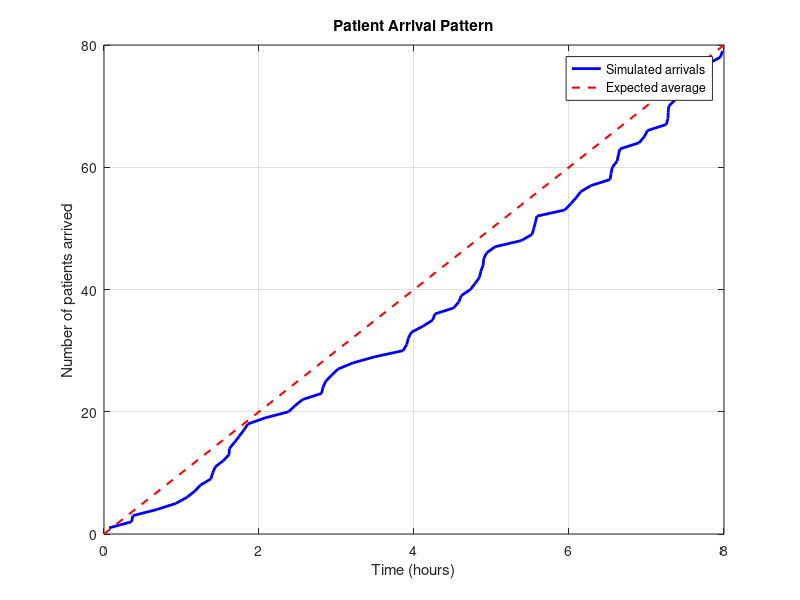

This chart was generated by the following MATLAB code:
% =========================================================
%  m1_arrivals.m
%  Member 1 - Patient Arrival Generator
%  Hospital Emergency Department Simulation
%  CIT6114 Group Assignment
% =========================================================

clear all;
clc;

% ---------------------------------------------------------
%  STEP 1:Set parameters 
% ---------------------------------------------------------

lambda       = 10;   % average 10 patients arrive per hour
sim_duration = 8;    % 8 hour shift

% ---------------------------------------------------------
%  STEP 2:Generate patient arrival times
% ---------------------------------------------------------

arrival_times = [];
current_time  = 0;
patient_count = 0;

while true
  % exponential distribution formula
  % gap between one patient and the next
  u            = rand();
  gap          = -log(u) / lambda;
  current_time = current_time + gap;

  % stop when shift is over
  if current_time > sim_duration
    break;
  end

  patient_count = patient_count + 1;
  arrival_times(patient_count) = current_time;
end

num_patients = patient_count;

% ---------------------------------------------------------
%  STEP 3:Build patient table
% ---------------------------------------------------------

patient_table = zeros(num_patients, 2);
for i = 1:num_patients
  patient_table(i, 1) = i;
  patient_table(i, 2) = arrival_times(i);
end

% ---------------------------------------------------------
%  STEP 4:Display results in command window
% ---------------------------------------------------------

fprintf('==========================================\n');
fprintf('        PATIENT ARRIVAL RESULTS\n');
fprintf('==========================================\n');
fprintf('Arrival rate (lambda)  : %d patients/hour\n', lambda);
fprintf('Simulation duration    : %d hours\n', sim_duration);
fprintf('Total patients arrived : %d\n', num_patients);
fprintf('Expected patients      : %d\n', lambda * sim_duration);
fprintf('First patient arrived  : %.6f hours\n', arrival_times(1));
fprintf('Last  patient arrived  : %.6f hours\n', arrival_times(end));
fprintf('\n');

fprintf('------------------------------------------\n');
fprintf('  Patient ID  |  Arrival Time (hours)\n');
fprintf('------------------------------------------\n');
for i = 1:num_patients
  fprintf('     %3d      |      %.6f\n', patient_table(i,1), patient_table(i,2));
end
fprintf('------------------------------------------\n');

% ---------------------------------------------------------
%  STEP 5:Save output for M4
% ---------------------------------------------------------

save('m1_output.mat', 'arrival_times', 'num_patients', 'patient_table', 'lambda', 'sim_duration');
fprintf('\n>> Saved to m1_output.mat\n');

% ---------------------------------------------------------
%  STEP 6: Plot arrival graph
% ---------------------------------------------------------
 
figure(1);
plot(arrival_times, 1:num_patients, 'b-', 'LineWidth', 2);
hold on;
t = linspace(0, sim_duration, 100);
plot(t, lambda * t, 'r--', 'LineWidth', 1.5);
hold off;
xlabel('Time (hours)');
ylabel('Number of patients arrived');
title('Patient Arrival Pattern');
legend('Simulated arrivals', 'Expected average');
grid on;

 
